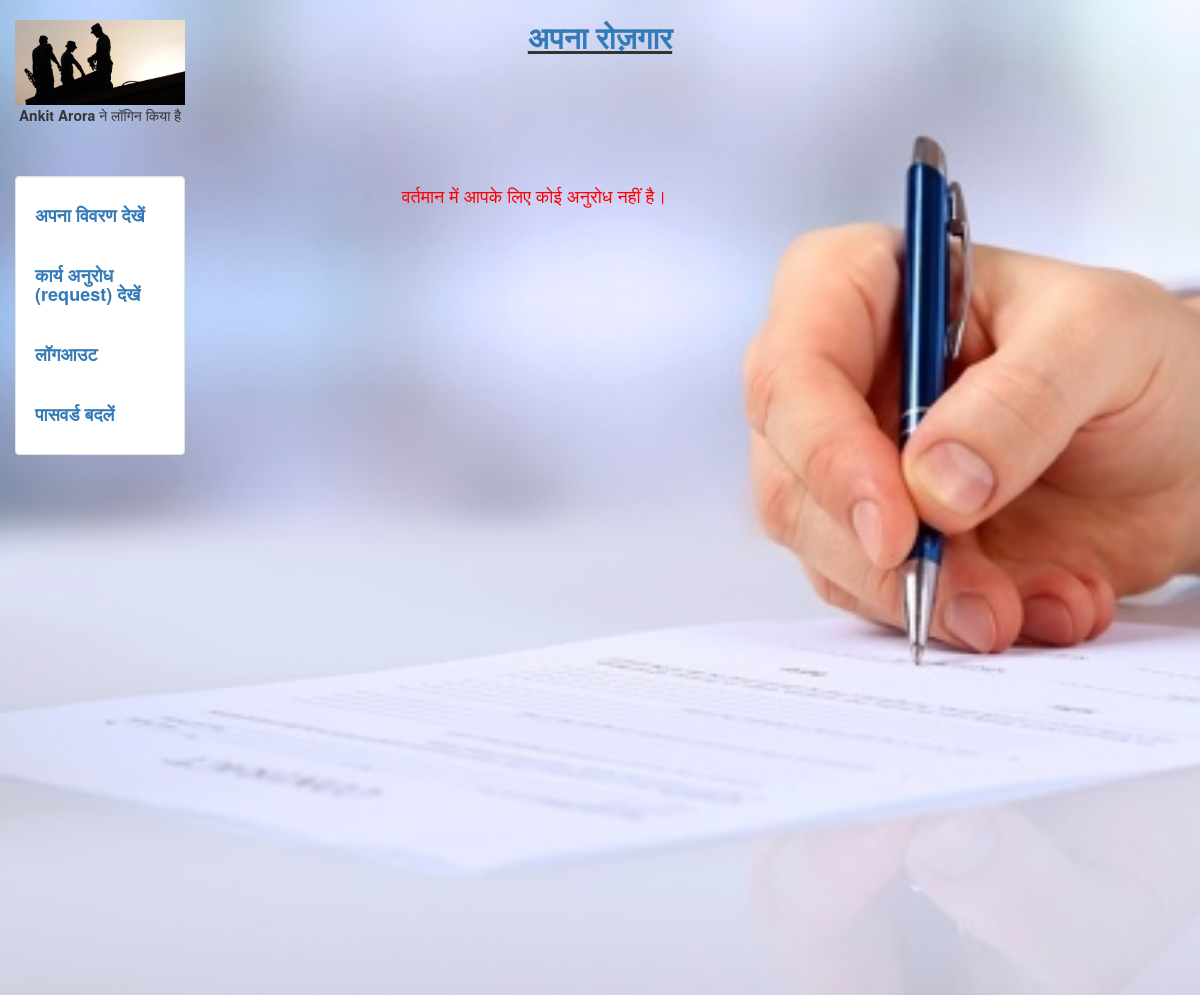
The app's page /workrequest (signed in), older data.
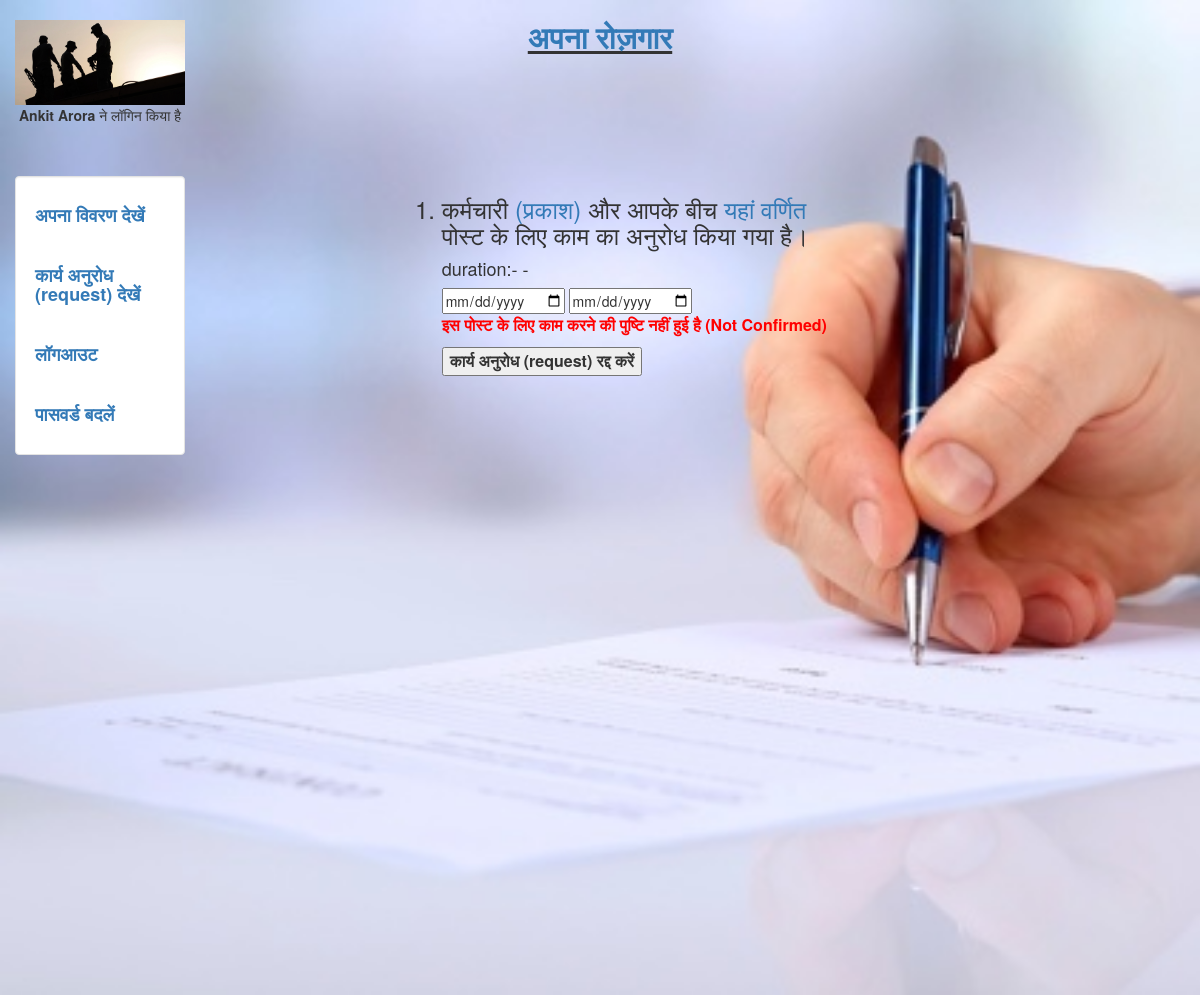
The same page, newer data.
### search/models.py (models this page shows)
class Status(models.Model):
	status_id=models.AutoField(primary_key=True)
	post_id=models.IntegerField(blank = True, null = True)
	user_id=models.IntegerField(blank = True, null = True)
	hirer = models.CharField(max_length = 100,blank = True, null = True)
	worker = models.CharField(max_length = 100,blank = True, null = True)
	userhirer = models.CharField(max_length = 100,blank = True, null = True)
	userworker = models.CharField(max_length = 100,blank = True, null = True)
	hirer_status = models.IntegerField(blank = True, null = True)
	worker_status = models.IntegerField(blank = True, null = True)
	confirm=models.CharField(max_length = 2,blank = True, null = True)
	temp=models.CharField(max_length = 2,blank = True, null = True)
	start_date = models.DateField(blank = True, null = True)
	end_date = models.DateField(blank = True, null = True)
	pay=models.CharField(max_length = 2,blank = True, null = True)
	rating=models.CharField(max_length = 2,blank = True, null = True)

### login/views.py (the view, shortened to what this page needs)
# urls.py: url(r'^workrequest',workrequest,name = 'workrequest'),
def workrequest(request):
	if request.method=="POST" and ('hhire' in request.POST or 'hchire' in request.POST ):
		post_id=request.POST.get('post_id')
		user_id=request.POST.get('user_id')
		start_date=request.POST.get('start_date')
		end_date=request.POST.get('end_date')
		pqr=Status.objects.get(post_id=post_id,user_id=user_id)
		warn=""
		if 'hhire' in request.POST :
			r=Status.objects.filter(user_id=user_id,confirm='a')
			p=r.filter(Q(start_date__lte=end_date,start_date__gte=start_date)|Q(end_date__lte=end_date,end_date__gte=start_date))
			if len(p)==0:
				pqr.hirer_status=user_id
				pqr.confirm='a'
				pqr.save()
			else:
				warn="अब मजदूर इस तिथि पर उपलब्ध नहीं है।"
		if 'hchire' in request.POST :
			pqr.delete()
		data=Status.objects.filter(userhirer=request.user.username)
		for select in data:
			if select.worker_status==select.post_id and select.hirer_status==select.user_id:
				select.temp='a'
				select.save()
			elif select.worker_status==select.post_id:
				select.temp='c'
				select.save()
			elif select.hirer_status==select.user_id:
				select.temp='b'
				select.save()
			else:
				select.temp='d'
				select.save()
		if len(data)==0:
			warn="वर्तमान में आपके लिए कोई अनुरोध नहीं है।"
		return render(request,'search/workrequest.html',{'data':data,'warn':warn})
	else:
		value=LoginAs.objects.get(username=request.user.username)
		if value.loginas=="worker":
			data=Status.objects.filter(userworker=request.user.username)
			for select in data:
				if select.worker_status==select.post_id and select.hirer_status==select.user_id:
					select.temp='a'
					select.save()
				elif select.worker_status==select.post_id:
					select.temp='b'
					select.save()
				elif select.hirer_status==select.user_id:
					select.temp='c'
					select.save()
				else:
					select.temp='d'
					select.save()
			warn=""
			if len(data)==0:
				warn="वर्तमान में आपके लिए कोई अनुरोध नहीं है।"
			return render(request,'worker/workrequest.html',{'data':data,'warn':warn})
		else:
			data=Status.objects.filter(userhirer=request.user.username)
			for select in data:
				if select.worker_status==select.post_id and select.hirer_status==select.user_id:
					select.temp='a'
					select.save()
				elif select.worker_status==select.post_id:
					select.temp='c'
					select.save()
				elif select.hirer_status==select.user_id:
					select.temp='b'
					select.save()
				else:
					select.temp='d'
					select.save()
			warn=""
			if len(data)==0:
				warn="वर्तमान में आपके लिए कोई अनुरोध नहीं है।"
			return render(request,'search/workrequest.html',{'data':data,'warn':warn})

### search/templates/search/workrequest.html (shortened to what this page needs)
{% extends "login/header.html" %}
{% block content %}
<div class ='col-sm-6 col-sm-offset-2'>
  <link rel="stylesheet" href="https://cdnjs.cloudflare.com/ajax/libs/font-awesome/4.7.0/css/font-awesome.min.css">
   <h4><font color="red"> {{ warn }}</font></h4>
<ol>
     {% for data1 in data%}
     <h3><li>कर्मचारी <a href="/seeworker/?data={{data1.user_id}}">({{data1.worker}})</a> और आपके बीच <a href="/detailpost/?data={{data1.post_id}}">यहां वर्णित </a>पोस्ट के लिए काम का अनुरोध किया गया है।</li></h3>
      <h4> duration:- {{data1.start_date|date:"d/m/20y"}} - {{data1.end_date|date:"d/m/20y"}}</h4>
     <form method="POST" action="/workrequest">
     <input type="date" name ='end_date' value={{data1.end_date|date:"20y-m-d"}} hidden></input>
     <input type="date" name ='start_date' value={{data1.start_date|date:"20y-m-d"}} hidden></input>
     <font size = 3.5>
     {%if "b" in data1.temp %}
     <font color = "red"><p><b>इस पोस्ट के लिए काम करने की पुष्टि नहीं हुई है (Not Confirmed)</b></p></font>
     <b><button type="submit" name = 'hchire' >कार्य अनुरोध (request) रद्द करें</button>
    {%endif%}
   </b>
 </font>
  </form>
     <br>
     {% endfor %}
     </ol>
</div>
{% endblock %}

Row changes from the older to the newer data that the page shows:
added Status: worker "प्रकाश", shows "इस पोस्ट के लिए काम करने की पुष्टि नहीं हुई है (Not Confirmed)", temp "कार्य अनुरोध (request) रद्द करें"
Text that changed along with them:
{{ warn }}: "वर्तमान में आपके लिए कोई अनुरोध नहीं है।" → (not shown)
